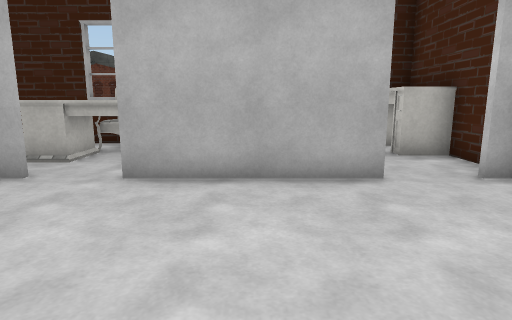
view 1 (above)

12 first-person views from a walk through a 3-D level made in the Unity game engine. The camera is 1.2 m above the floor, tilts 10° down and sees 75° across. The floor is counted in squares, 1 m on a side. Each view is taken from the middle of a square. On the plan, view 1 faces up. The plan holds only what a view shows up to about 14 squares ahead; the rest is blank. The place goes on beyond the plan. Door leaves are left out, so doorways stand open. Some surface patterns are stand-ins.

view 2
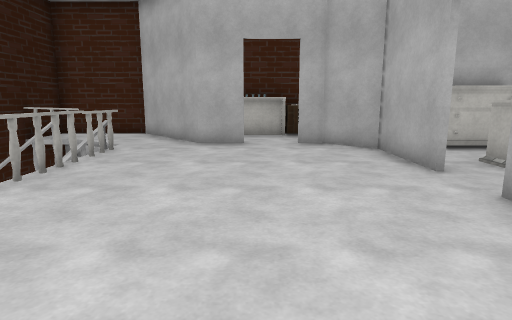

view 3
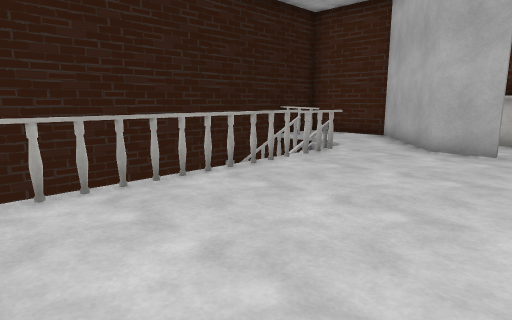

view 4
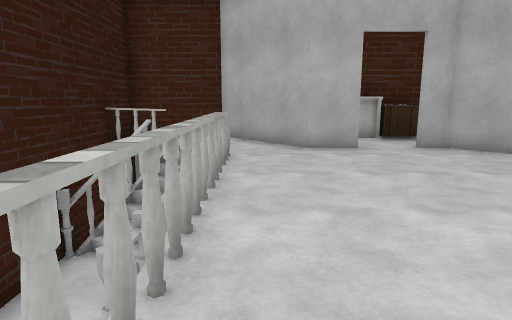

view 5
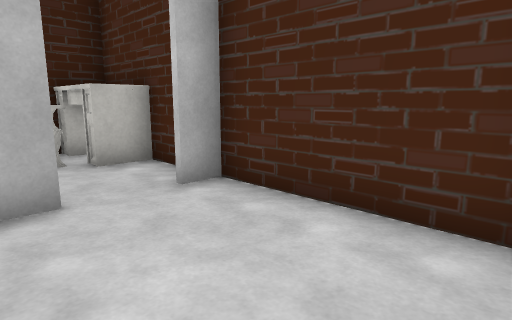

view 6
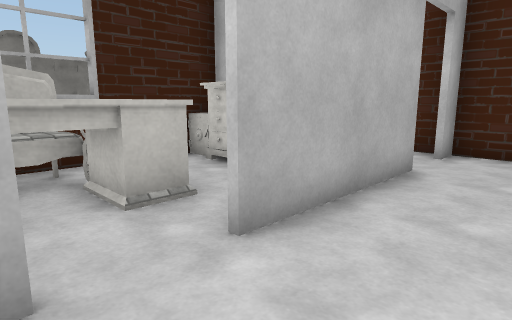

view 7
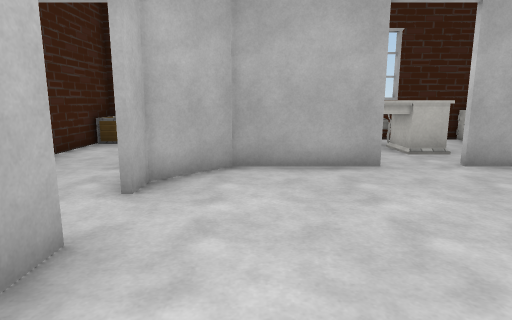

view 8
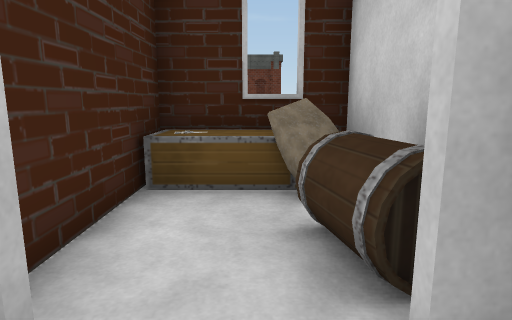

view 9
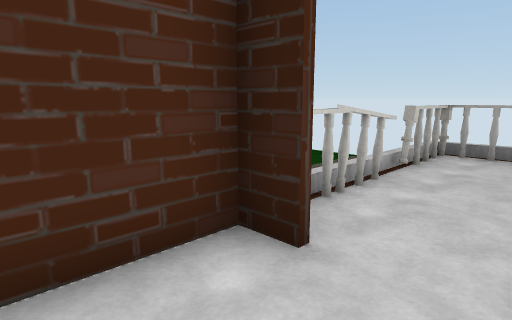

view 10
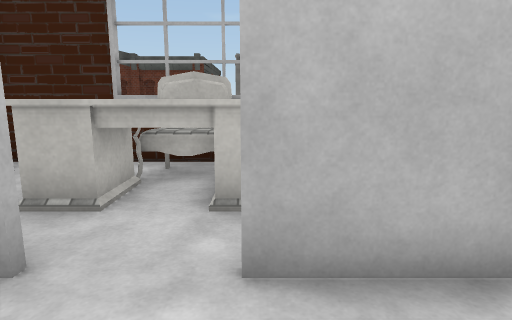

view 11
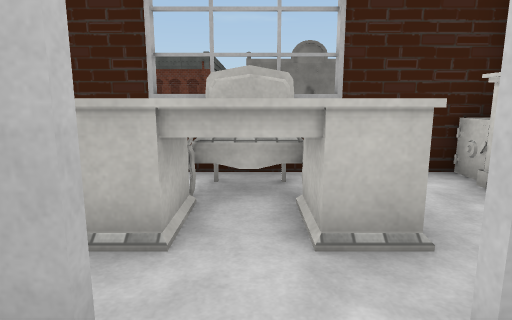

view 12
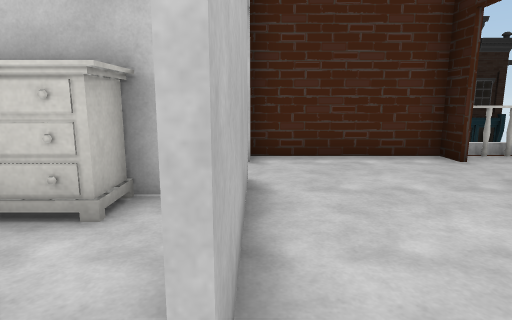

### Floor plan
Key: @ floor where view 1 was taken; # wall or solid block; . main floor; - floor 2.25 m lower than the main floor; _ floor 4 m lower than the main floor; / step, stairs or slope; D open door; ^ raised ledge; v drop or lower ground; O other object.
Columns run from 11 left of view 1 to 5 right of it. Each row starts with its distance up from view 1.
 10 ##^^^##DDD##^ ^#
  9 #OOOO..OO...OOOO
  8 D..OO..OOO.OOOOO
  7 #..OO..OOO.OO...#
  6 #..O  ......#...#
  5 #DD#####.####DD#
  4 #O.#............#
  3  O..............#
  2 #O..............#
  1 #O.#.........DD#
  0   ##.......@...Ov
 -1  ##............Ov
 -2 #.../OOOOO_   .Ov
 -3 #..// ###     .Ov
 -4 D.O/#/--      .Ov
 -5 D..v##--       O
 -6  ##   ####    vv

Positions as (right, up) in squares from view 1, and headings:
1: (0, 0), facing up
2: (2, 2), facing left
3: (1, 3), facing down-left
4: (1, -1), facing left
5: (1, 1), facing up-right
6: (-4, 3), facing up-right
7: (-6, -1), facing up
8: (-9, 4), facing up
9: (2, 3), facing down-right
10: (-2, 3), facing up
11: (-3, 4), facing up
12: (-3, 5), facing right
